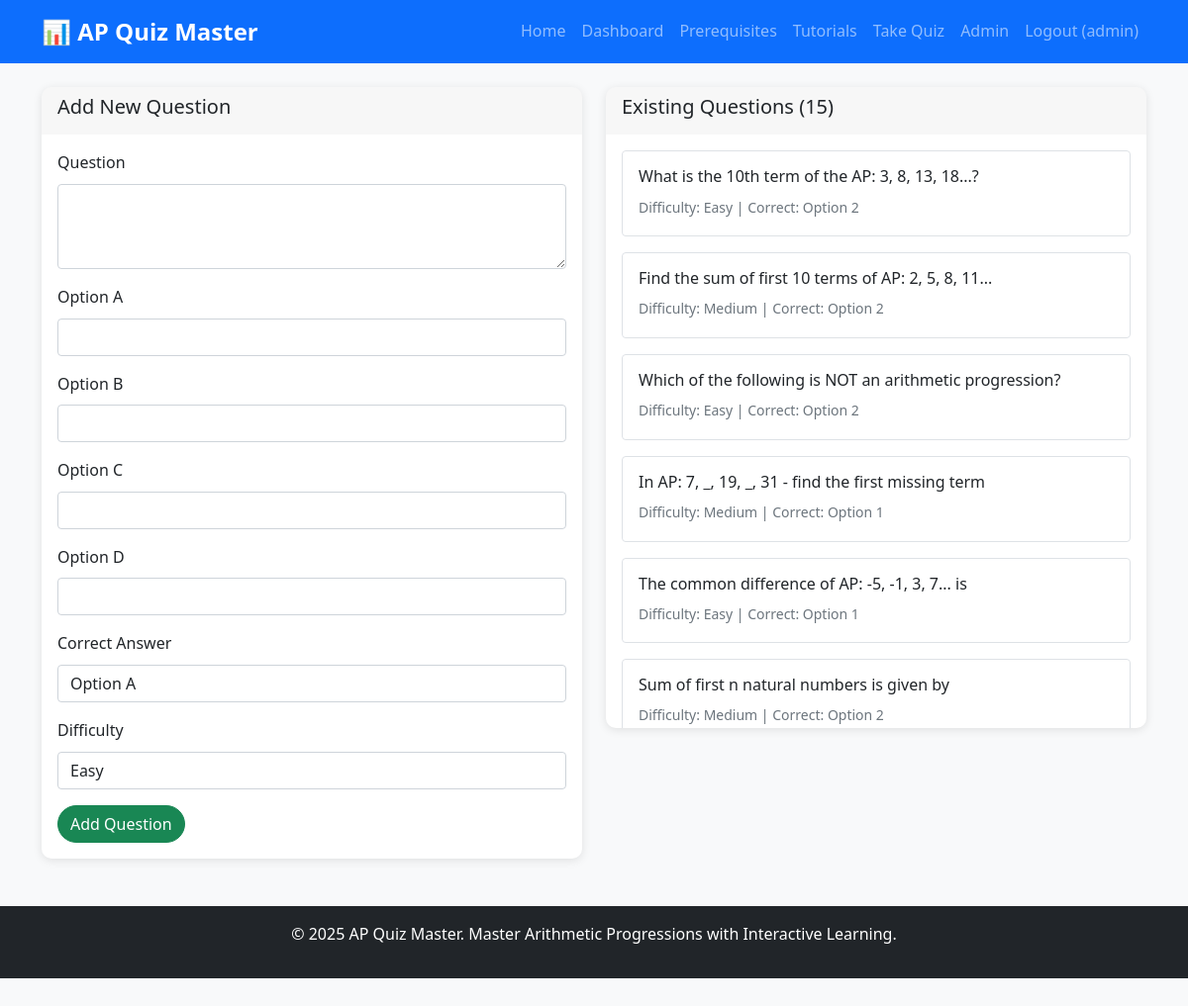
The page /admin (signed in) on the database its author committed.
### tables this page shows
CREATE TABLE users (
                id INTEGER PRIMARY KEY AUTOINCREMENT,
                username TEXT UNIQUE NOT NULL,
                email TEXT NOT NULL,
                password TEXT NOT NULL,
                created_at DATETIME DEFAULT CURRENT_TIMESTAMP
            );

CREATE TABLE questions (
                id INTEGER PRIMARY KEY AUTOINCREMENT,
                question TEXT NOT NULL,
                option1 TEXT NOT NULL,
                option2 TEXT NOT NULL,
                option3 TEXT NOT NULL,
                option4 TEXT NOT NULL,
                correct_answer INTEGER NOT NULL,
                difficulty TEXT DEFAULT 'medium'
            );

### app.py (the view)
@app.route('/admin')
def admin():
    if 'user_id' not in session:
        return redirect(url_for('login'))
    if session['username'] != 'admin':
        flash('Access denied. Admin privileges required.', 'error')
        return redirect(url_for('dashboard'))
    try:
        questions = get_questions()
        all_results = get_all_results()
        return render_template('admin.html', questions=questions, results=all_results)
    except Exception as e:
        flash('Error loading admin panel.', 'error')
        print(f"Admin error: {e}")
        return redirect(url_for('dashboard'))

### app.py (called while the page is built)
def get_db_connection():
    conn = sqlite3.connect(DATABASE)
    conn.row_factory = sqlite3.Row
    return conn

def get_questions():
    conn = get_db_connection()
    questions = conn.execute('SELECT * FROM questions').fetchall()
    conn.close()
    return [dict(q) for q in questions]

def get_all_results():
    conn = get_db_connection()
    results = conn.execute('''
        SELECT qr.*, u.username, u.email
        FROM quiz_results qr
        JOIN users u ON qr.user_id = u.id
        ORDER BY qr.timestamp DESC
    ''').fetchall()
    conn.close()
    return [dict(r) for r in results]

### templates/admin.html (shortened to what this page needs)
{% extends "base.html" %}
{% block content %}
<div class="row">
    <div class="col-md-6">
        <div class="card">
            <div class="card-header">
                <h5>Add New Question</h5>
            </div>
            <div class="card-body">
                <form method="POST" action="{{ url_for('add_question_route') }}">
                    <div class="mb-3">
                        <label for="question" class="form-label">Question</label>
                        <textarea class="form-control" name="question" required rows="3"></textarea>
                    </div>
                    <div class="mb-3">
                        <label for="option1" class="form-label">Option A</label>
                        <input type="text" class="form-control" name="option1" required>
                    </div>
                    <div class="mb-3">
                        <label for="option2" class="form-label">Option B</label>
                        <input type="text" class="form-control" name="option2" required>
                    </div>
                    <div class="mb-3">
                        <label for="option3" class="form-label">Option C</label>
                        <input type="text" class="form-control" name="option3" required>
                    </div>
                    <div class="mb-3">
                        <label for="option4" class="form-label">Option D</label>
                        <input type="text" class="form-control" name="option4" required>
                    </div>
                    <div class="mb-3">
                        <label for="correct_answer" class="form-label">Correct Answer</label>
                        <select class="form-control" name="correct_answer" required>
                            <option value="1">Option A</option>
                        </select>
                    </div>
                    <div class="mb-3">
                        <label for="difficulty" class="form-label">Difficulty</label>
                        <select class="form-control" name="difficulty" required>
                            <option value="easy">Easy</option>
                        </select>
                    </div>
                    <button type="submit" class="btn btn-success">Add Question</button>
                </form>
            </div>
        </div>
    </div>
    <div class="col-md-6">
        <div class="card">
            <div class="card-header">
                <h5>Existing Questions ({{ questions|length }})</h5>
            </div>
            <div class="card-body" style="max-height: 600px; overflow-y: auto;">
                {% for question in questions %}
                <div class="mb-3 p-3 border rounded">
                    <h6>{{ question.question }}</h6>
                    <small class="text-muted">
                        Difficulty: {{ question.difficulty|title }} |
                        Correct: Option {{ question.correct_answer }}
                    </small>
                </div>
                {% endfor %}
            </div>
        </div>
    </div>
</div>
{% endblock %}

### templates/base.html (shortened to what this page needs)
<!DOCTYPE html>
<html lang="en">
<head>
    <link href="https://cdn.jsdelivr.net/npm/bootstrap@5.1.3/dist/css/bootstrap.min.css" rel="stylesheet">
    <link rel="stylesheet" href="{{ url_for('static', filename='css/style.css') }}">
</head>
<body>
    <nav class="navbar navbar-expand-lg navbar-dark bg-primary">
        <div class="container">
            <a class="navbar-brand fw-bold" href="{{ url_for('index') }}">
                📊 AP Quiz Master
            </a>
            <div class="navbar-nav ms-auto">
                <a class="nav-link" href="{{ url_for('index') }}">Home</a>
                {% if session.username %}
                    <a class="nav-link" href="{{ url_for('dashboard') }}">Dashboard</a>
                    <a class="nav-link" href="{{ url_for('prerequisites') }}">Prerequisites</a>
                    <a class="nav-link" href="{{ url_for('tutorials') }}">Tutorials</a>
                    <a class="nav-link" href="{{ url_for('quiz') }}">Take Quiz</a>
                    {% if session.username == 'admin' %}
                        <a class="nav-link" href="{{ url_for('admin') }}">Admin</a>
                    {% endif %}
                    <a class="nav-link" href="{{ url_for('logout') }}">Logout ({{ session.username }})</a>
                {% else %}
                    <a class="nav-link" href="{{ url_for('login') }}">Login</a>
                    <a class="nav-link" href="{{ url_for('register') }}">Register</a>
                {% endif %}
            </div>
        </div>
    </nav>
    <div class="container mt-4">
        {% block content %}{% endblock %}
    </div>
    <footer class="bg-dark text-white text-center py-3 mt-5">
        <div class="container">
            <p>&copy; 2025 AP Quiz Master. Master Arithmetic Progressions with Interactive Learning.</p>
        </div>
    </footer>
</body>
</html>

### static/style.css (style rules this page uses)
body { background-color: #f8f9fa; font-family: 'Segoe UI', Tahoma, Geneva, Verdana, sans-serif; line-height: 1.6; }
.card { border: none; box-shadow: 0 2px 10px rgba(0,0,0,0.1); border-radius: 10px; }
.card-header { border-radius: 10px 10px 0 0 !important; border-bottom: none; font-weight: 600; }
.navbar-brand { font-size: 1.5rem; font-weight: 700; }
.btn { border-radius: 25px; font-weight: 500; transition: all 0.3s ease; }
footer { margin-top: auto; }
.card { animation: slideIn 0.5s ease-out; }

### rows shown on the page
users: username "admin"
questions: question "What is the 10th term of the AP: 3, 8, 13, 18...?", difficulty "Easy", correct_answer "2"
questions: question "Find the sum of first 10 terms of AP: 2, 5, 8, 11...", difficulty "Medium", correct_answer "2"
questions: question "Which of the following is NOT an arithmetic progression?", difficulty "Easy", correct_answer "2"
questions: question "In AP: 7, _, 19, _, 31 - find the first missing term", difficulty "Medium", correct_answer "1"
questions: question "The common difference of AP: -5, -1, 3, 7... is", difficulty "Easy", correct_answer "1"
questions: question "Sum of first n natural numbers is given by", difficulty "Medium", correct_answer "2"

### other values the page prints
{{ questions|length }} "15"
